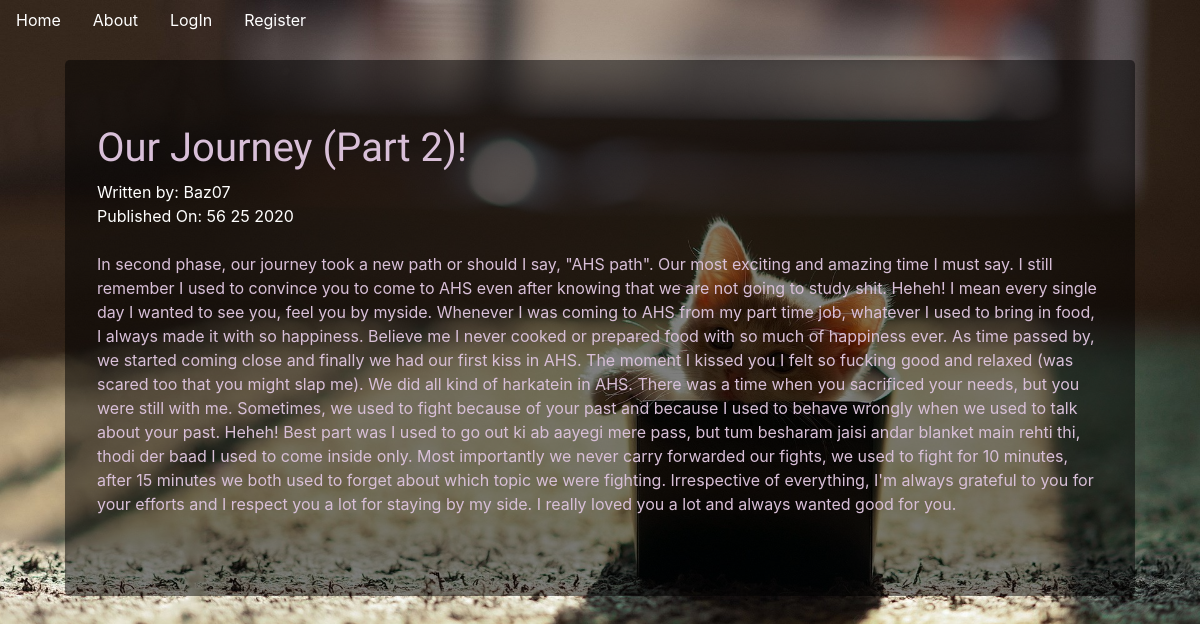
/2, run on the app's committed database.
### companyblog/models.py (models this page shows, shortened)
class BlogPost(db.Model):
    users = db.relationship(User)
    id = db.Column(db.Integer, primary_key=True)
    user_id = db.Column(db.Integer, db.ForeignKey('users.id'), nullable=False) ## users: Table name
    date = db.Column(db.DateTime, nullable = False, default = datetime.utcnow)
    title = db.Column(db.String(100), nullable = False)
    text = db.Column(db.Text, nullable= False)

class User(db.Model, UserMixin): ## UserMixin For Login
    __tablename__ = "users"
    id = db.Column(db.Integer, primary_key = True)
    profile_image = db.Column(db.String(64), nullable=False, default = 'default_profile.png')
    email = db.Column(db.String(64), unique = True, index =True)
    username = db.Column(db.String(64), unique = True, index = True)
    password_hash = db.Column(db.String(128))
    posts = db.relationship('BlogPost', backref = "author", lazy=True)

### companyblog/users/views.py (the view)
@users.route("/<username>")
def user_posts(username):
    page = request.args.get('page', 1, type=int)
    user = User.query.filter_by(username = username).first_or_404()
    blog_posts = BlogPost.query.filter_by(author = user).order_by(BlogPost.date.desc()).paginate(page = page, per_page = 5)
    return render_template("user_blog_posts.html", blog_posts = blog_posts, user = user)

### companyblog/blogpost/views.py (called while the page is built)
@blog_posts.route('/<int:blog_post_id>')
def blog_post(blog_post_id):
    blog_post = BlogPost.query.get_or_404(blog_post_id)
    return render_template('blog_post.html', title = blog_post.title,
                            date = blog_post.date, post=blog_post)

### companyblog/templates/blog_post.html (shortened to what this page needs)
{% extends "base.html" %}
{% block content %}
<div class = "jumbotron">
    <h1>{{post.title}}</h1>
    <h7>Written by: {{post.author.username}}</h7>
    <br>
    <h7>Published On: {{post.date.strftime('%M %d %Y')}}</h7>
    <br>
    <br>
    <p id="text_color">{{post.text}}</p>
</div>
{% endblock %}

### companyblog/templates/base.html (style rules this page uses)
body { background-image: url(../static/4.jpg); background-repeat: no-repeat; background-attachment: fixed; background-size: 100%; }

### companyblog/templates/blog_post.html (style rules this page uses)
.jumbotron { background: #7f7f7f; background: rgba(0,0,0,0.5); margin: 20px; }
h1 { color: thistle; font-family: 'Caveat', cursive; font-family: 'Dancing Script', cursive; font-family: 'Parisienne', cursive; font-family: 'Special Elite', cursive; }
h7 { color: white; }
#text_color { color: thistle; }

### data on the page
BlogPost: title "Our Journey (Part 2)!", date "56 25 2020", text "In second phase, our journey took a new path or should I say, \"AHS path\". Our most exciting and amazing time I must say. I still remember I used to convince you to come to AHS even after knowing that we are not going to study shit. Heheh! I mean every single day I wanted to see you, feel you by myside. Whenever I was coming to AHS from my part time job, whatever I used to bring in food, I always made it with so happiness. Believe me I never cooked or prepared food with so much of happiness ever. As time passed by, we started coming close and finally we had our first kiss in AHS. The moment I kissed you I felt so fucking good and relaxed (was scared too that you might slap me). We did all…"
User: author.username "Baz07"
